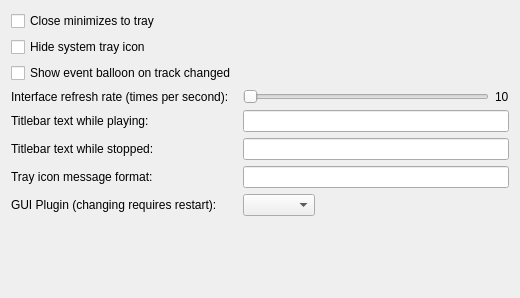
<?xml version="1.0" encoding="UTF-8"?>
<ui version="4.0">
 <class>InterfacePreferencesWidget</class>
 <widget class="QWidget" name="InterfacePreferencesWidget">
  <property name="geometry">
   <rect>
    <x>0</x>
    <y>0</y>
    <width>520</width>
    <height>298</height>
   </rect>
  </property>
  <layout class="QFormLayout" name="formLayout">
   <property name="fieldGrowthPolicy">
    <enum>QFormLayout::ExpandingFieldsGrow</enum>
   </property>
   <item row="1" column="0">
    <widget class="QCheckBox" name="minimizeCheckBox">
     <property name="text">
      <string>Close minimizes to tray</string>
     </property>
    </widget>
   </item>
   <item row="2" column="0">
    <widget class="QCheckBox" name="hideTrayCheckBox">
     <property name="text">
      <string>Hide system tray icon</string>
     </property>
    </widget>
   </item>
   <item row="3" column="0">
    <widget class="QCheckBox" name="switchTrackInfoCheckBox">
     <property name="text">
      <string>Show event balloon on track changed</string>
     </property>
    </widget>
   </item>
   <item row="4" column="0">
    <widget class="QLabel" name="refreshRateLabel">
     <property name="text">
      <string>Interface refresh rate (times per second):</string>
     </property>
    </widget>
   </item>
   <item row="4" column="1">
    <layout class="QHBoxLayout" name="horizontalLayout">
     <item>
      <widget class="QSlider" name="refreshRateSlider">
       <property name="minimum">
        <number>1</number>
       </property>
       <property name="maximum">
        <number>30</number>
       </property>
       <property name="orientation">
        <enum>Qt::Horizontal</enum>
       </property>
      </widget>
     </item>
     <item>
      <widget class="QLabel" name="refreshRateValueLabel">
       <property name="text">
        <string notr="true">10</string>
       </property>
      </widget>
     </item>
    </layout>
   </item>
   <item row="5" column="0">
    <widget class="QLabel" name="titlebarPlayingLabel">
     <property name="text">
      <string>Titlebar text while playing:</string>
     </property>
    </widget>
   </item>
   <item row="5" column="1">
    <widget class="QLineEdit" name="titlebarPlayingLineEdit">
     <property name="text">
      <string notr="true"/>
     </property>
    </widget>
   </item>
   <item row="6" column="0">
    <widget class="QLabel" name="titlebarStoppedLabel">
     <property name="text">
      <string>Titlebar text while stopped:</string>
     </property>
    </widget>
   </item>
   <item row="6" column="1">
    <widget class="QLineEdit" name="titlebarStoppedLineEdit">
     <property name="text">
      <string notr="true"/>
     </property>
    </widget>
   </item>
   <item row="7" column="0">
    <widget class="QLabel" name="trayIconMessageLabel">
     <property name="text">
      <string>Tray icon message format:</string>
     </property>
    </widget>
   </item>
   <item row="7" column="1">
    <widget class="QLineEdit" name="trayIconMsgFormatLineEdit">
     <property name="text">
      <string notr="true"/>
     </property>
    </widget>
   </item>
   <item row="8" column="0">
    <widget class="QLabel" name="guiPluginLabel">
     <property name="text">
      <string>GUI Plugin (changing requires restart):</string>
     </property>
    </widget>
   </item>
   <item row="8" column="1">
    <widget class="QComboBox" name="guiPluginComboBox"/>
   </item>
   <item row="9" column="0" colspan="2">
    <spacer name="verticalSpacer_2">
     <property name="orientation">
      <enum>Qt::Vertical</enum>
     </property>
     <property name="sizeHint" stdset="0">
      <size>
       <width>20</width>
       <height>40</height>
      </size>
     </property>
    </spacer>
   </item>
  </layout>
 </widget>
 <resources/>
 <connections/>
</ui>
